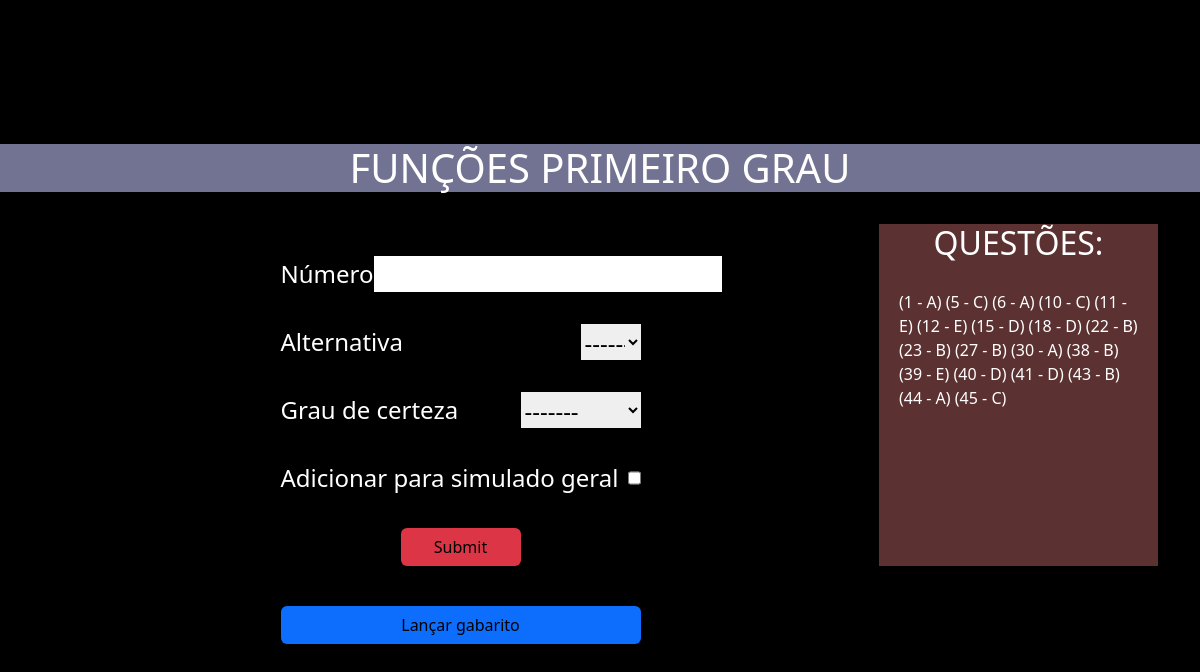
The page /listaQuestoes/acessar/8 on the database its author committed.
### listaQuestoes/models.py (models this page shows, shortened)
class Listas(models.Model):
    nome = models.CharField(max_length=45)
    tipo = models.CharField(max_length=20) # se é discurssiva ou de assinalar
    materia = models.ForeignKey(Materia, on_delete=models.CASCADE, related_name='Vestibulares' )
    gabaritoLancado = models.BooleanField(default=False)

class QuestoesAssinalar(models.Model):
    numero = models.IntegerField()
    alternativaMarcada = models.CharField( max_length=20,
        choices=[(tag.name, tag.value) for tag in AlternativasEnum],
        default=AlternativasEnum.DEFAULT.name)
    grauDeCerteza = models.CharField( max_length=20,
        choices=[(tag.name, tag.value) for tag in GrauDeCertezaEnum],
        default=GrauDeCertezaEnum.DEFAULT.name)
    simuladoGeral = models.BooleanField()
    letraGabarito = models.CharField( max_length=20,
        choices=[(tag.name, tag.value) for tag in AlternativasEnum],
        default=AlternativasEnum.DEFAULT.name)
    lista = models.ForeignKey(Listas, on_delete=models.CASCADE)
    certo = models.BooleanField(default=False)

### listaQuestoes/views.py (the view, shortened to what this page needs)
# urls.py: path('acessar/<int:idLista>',acessarLista, name='acessarLista'),
def acessarLista(request, idLista):
    lista = Listas.objects.get(id=idLista)
    questoes =  QuestoesAssinalar.objects.filter(lista=lista)
    return render(request,"fazerLista.html", {"idLista": lista.id ,"lista":lista, "questoes":questoes})

### listaQuestoes/templates/fazerLista.html (shortened to what this page needs)
{%load static%}
<!DOCTYPE html>
<html lang="en">
<head>
    <link href="https://cdn.jsdelivr.net/npm/bootstrap@5.3.2/dist/css/bootstrap.min.css" rel="stylesheet">
    <link rel="stylesheet" href="{% static 'css/fazerLista.css' %}">
</head>
<body class="bg-black">
    <h1  class="titulo">{{lista.nome}}</h1>
   <div class="container">
    <div><form action="" method="POST">
          <div>  <label for="numero">Número</label>
            <input type="number" name="numero" required></div>
           <div>
            <label for="alternativa">Alternativa</label>
            <select name="alternativa" id="alternativa" >
               <option value="" disabled selected>---------</option>
            </select>
           </div>
           <div>
            <label for="grauDeCerteza">Grau de certeza</label>
            <select name="grauDeCerteza" id="" >
               <option value="" selected disabled>-------</option>
            </select>
           </div>
         <div>   <label for="addSimulado">Adicionar para simulado geral</label>
            <input type="checkbox" name="addSimulado" id="">
            </div>
       <div>
        <input  class=" btn bg-danger mx-auto btnSubmit" type="submit">
       </div>
    </form>
</div>
        <div class="questoes">
              <h1>QUESTÕES:</h1>
               <p> {% for q in questoes %}
                ({{q.numero}} - {{q.alternativaMarcada}})
            {% endfor %}</p>
        </div>
        <div class="divFinalizar"> <button class="btn bg-primary finalizar">Lançar gabarito</button></div>
   </div>
</body>
</html>

### templates/static/css/fazerLista.css (style rules this page uses)
* { border: 0; margin: 0; padding: 0; box-sizing: border-box; }
body { background-color: black; }
#alternativa { width: 5vw; }
form { width: 30vw; margin: auto; font-size: 1.5rem; }
form div { margin-top: 4vh; display: flex; justify-content: space-between; }
label,h1,button,.btn { color: white; }
.titulo { margin-top: 18vh; margin-bottom: 4vh; background-color: rgb(114, 114, 146); text-align: center; }
.btn { text-align: center; margin: auto; width: 10vw; color: black; }
.container { display: grid; grid-template-columns: 3fr 1fr; }
.questoes { background-color: rgb(92, 49, 49); color: white; }
.questoes h1 { font-size: 2rem; text-align: center; }
.questoes p { padding: 20px; }
.divFinalizar { margin: auto; margin-top: 5vh; text-align: center; }
.finalizar { width: 30vw; }

### rows shown on the page
Listas: nome "FUNÇÕES PRIMEIRO GRAU"
QuestoesAssinalar: numero "1", alternativaMarcada "A"
QuestoesAssinalar: numero "5", alternativaMarcada "C"
QuestoesAssinalar: numero "6", alternativaMarcada "A"
QuestoesAssinalar: numero "10", alternativaMarcada "C"
QuestoesAssinalar: numero "11", alternativaMarcada "E"
QuestoesAssinalar: numero "12", alternativaMarcada "E"
QuestoesAssinalar: numero "15", alternativaMarcada "D"
QuestoesAssinalar: numero "18", alternativaMarcada "D"
QuestoesAssinalar: numero "22", alternativaMarcada "B"
QuestoesAssinalar: numero "23", alternativaMarcada "B"
QuestoesAssinalar: numero "27", alternativaMarcada "B"
QuestoesAssinalar: numero "30", alternativaMarcada "A"
QuestoesAssinalar: numero "38", alternativaMarcada "B"
QuestoesAssinalar: numero "39", alternativaMarcada "E"
QuestoesAssinalar: numero "40", alternativaMarcada "D"
QuestoesAssinalar: numero "41", alternativaMarcada "D"
QuestoesAssinalar: numero "43", alternativaMarcada "B"
QuestoesAssinalar: numero "44", alternativaMarcada "A"
QuestoesAssinalar: numero "45", alternativaMarcada "C"
